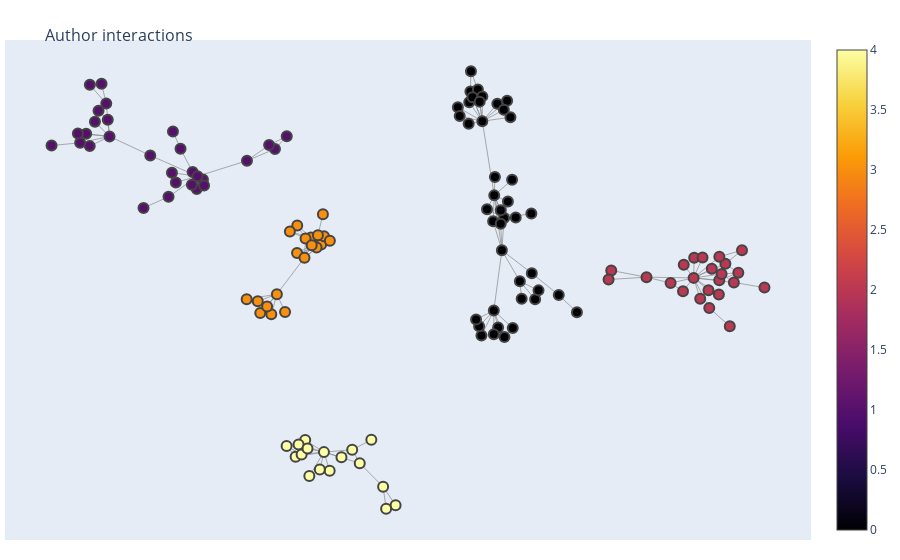

Source (notebook cell):
### Markdown cell above
### Produce authors' network and interactions

**Let's visualize some communities of authors, given subset of data**
- we filter articles on some 2nd level category (i.e. `cs (Computer Science)`)
- then, we create all C(n,2) combinations of author pairs for a single article to get connection strength (edges and its weights) 
- we exclude "isolated" (solo) authors from graph
- we observe top-N biggest communities (by size) from remaining [connected components of a graph](https://en.wikipedia.org/wiki/Component_(graph_theory))
- we see what are the most popular topics (3rd level categories) within particular author community

### Code cell
connection_thld = 1  # if set > 1 - be aware of isolated nodes, it affects scale of a figure

# limit subset of data, i.e. first X of `Computer Science - Artificial Intelligence` domain
categories = frozenset(category_data[category_data.index == 'cs.AI'].index)
category_idx = df['categories'].apply(lambda x: len(frozenset(x) & categories) > 0)

aG, aG_node_sizes = produce_interaction_graph(
    data=df.loc[category_idx, 'authors_parsed'],
    edge_weight_smoothing_fn=lambda x: np.power(x+1, 4/10),
    node_size_smoothing_fn=lambda x: np.power(x+1, 3/10),
    connection_thld=connection_thld,
    name='author_interaction',
)
# print(nx.info(aG))

# get subgraph without isolated nodes
components = [
    x for x in list(nx.connected_components(aG)) 
    if len(x) > 1 and len(x) < 250 # constrain up here, otherwise we can find too big communities :)
]

df_cc = pd.DataFrame({'cc': components})
df_cc['len'] = df_cc['cc'].apply(len)
df_cc = df_cc.sort_values(by='len', ascending=False)
offset = 0 # if 0 then it's truly equal to top-X communities
top_n = 5
cc_indexes = slice(offset, offset + top_n)
top_n_cc = df_cc['cc'].iloc[cc_indexes].tolist()

subgraph_nodes = set.union(*top_n_cc)
aSG = aG.subgraph(subgraph_nodes)

# print(nx.info(aSG))
    
plot_interaction_graph(
    G=aSG, 
    category_data=category_data,
    category_color_lvl=1,
    node_sizes=10,
    node_colors=np.array([
        {a:i for i,c in enumerate(top_n_cc) for a in c}[node]
        for node in aSG.nodes
    ]),
    seed=seed, 
    title='<br>Author interactions',
    edge_width=0.7,
)

### Figure 1 — Plotly figure (JSON) as saved in the notebook; plotly's stock layout.template omitted (floating-point values rounded to 4 significant figures; data arrays with more than 128 entries replaced by an {"elided": "..."} marker saying what was removed)
{"data": [{"hoverinfo": "none", "line": {"color": "#888", "width": 0.7}, "mode": "lines", "type": "scatter", "x": {"elided": "696 float values"}, "y": {"elided": "696 float values"}}, {"hoverinfo": "text", "marker": {"color": {"elided": "131 int values"}, "colorscale": [[0, "#000004"], [0.1111, "#1b0c41"], [0.2222, "#4a0c6b"], [0.3333, "#781c6d"], [0.4444, "#a52c60"], [0.5556, "#cf4446"], [0.6667, "#ed6925"], [0.7778, "#fb9b06"], [0.8889, "#f7d13d"], [1, "#fcffa4"]], "line": {"width": 2}, "showscale": true, "size": 10}, "mode": "markers", "text": {"elided": "131 str values"}, "type": "scatter", "x": {"elided": "131 float values"}, "y": {"elided": "131 float values"}}], "layout": {"hovermode": "closest", "margin": {"b": 20, "l": 5, "r": 5, "t": 40}, "showlegend": false, "title": {"font": {"size": 16}, "text": "<br>Author interactions"}, "xaxis": {"showgrid": false, "showticklabels": false, "zeroline": false}, "yaxis": {"showgrid": false, "showticklabels": false, "zeroline": false}}}
